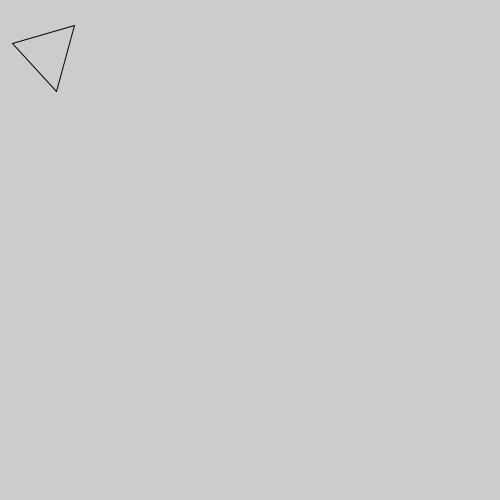
Frame 1 (no input)
Frame 60 (the mouse pressed at the canvas centre just before this capture): identical to frame 1, image omitted
Frame 120 (the mouse held since frame 60 and released just before this capture): identical to frame 1, image omitted

The Processing sketch that drew this single still picture (run headless with seeded random() and noise(); from frame 60 on, the mouse is pressed at the canvas centre):

// Processing sketch: Opdracht_9_8
// ── Opdracht_9_8.pde
//Hier komen je variabelen.此处放置全局变量。

//Wordt een keer uitgevoerd aan het begin.只在开始程序时运行一次。
void setup(){
  size(500,500);  
  //code
  tekenDriehoek(12,43,74,25,56,91);
}

//Wordt zo vaak als de ingestelde framerate uitgevoerd.按照设定的帧速率运行。
void draw(){
  //background(255,255,255);
  //code
}

void tekenDriehoek(int x1, int y1, int x2, int y2, int x3, int y3) {
    // teken een driehoek m.b.v. de meegegeven data (parameters)
    
    line(x1,y1,x2,y2);
    line(x1,y1,x3,y3);
    line(x3,y3,x2,y2);
}
